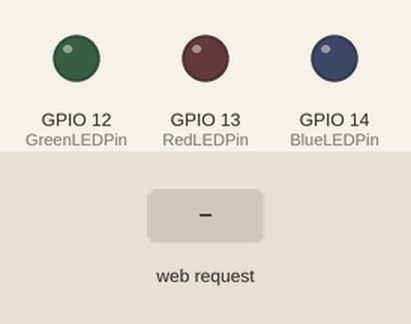
Recording of a sketch running on a simulated ESP8266 (NodeMCU). On the bench: output pins drawn as LEDs (lit = HIGH). The inputs (shaded band) are chosen by the test bench. WiFi joins after 1.5 s; servers stay silent unless stated; what the sketch prints to the serial monitor is not drawn.

Above: at 3.7 s.
3.8 s: HTTP request GET /Red received
At 4.5 s:
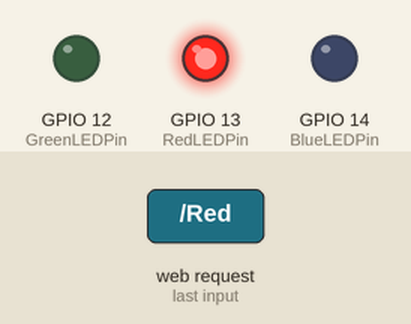
5.3 s: HTTP request GET /Green received
At 5.7 s:
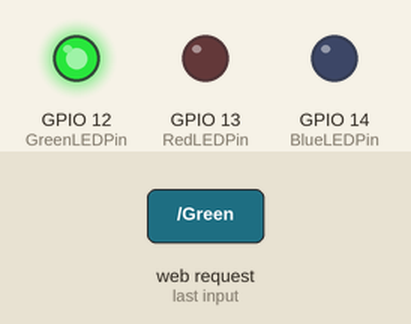
6.8 s: HTTP request GET /Blue received
At 8.0 s:
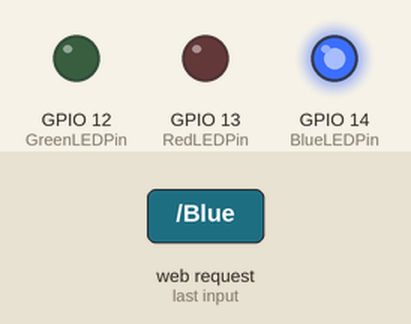
8.3 s: HTTP request GET /Yellow received
At 9.2 s:
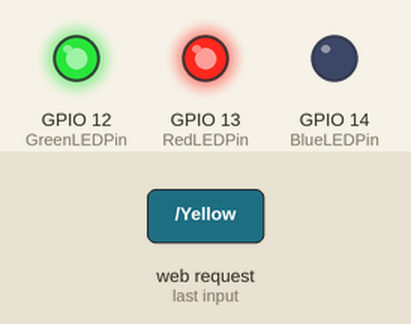
9.8 s: HTTP request GET /Purple received
At 10.3 s:
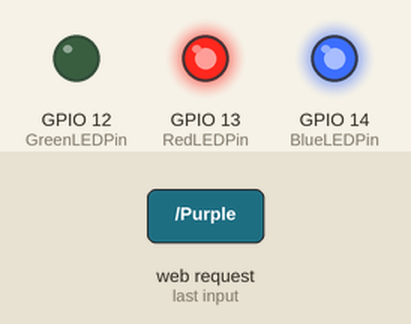
11.3 s: HTTP request GET /Cyan received
At 12.7 s:
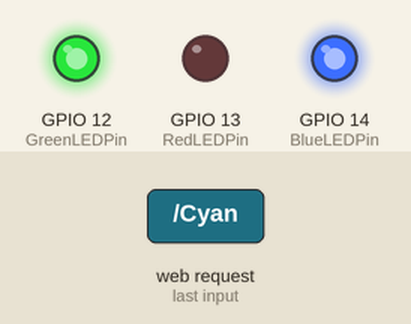
Timing chart, 0 to 13.8 s (numbered marks = the images above; inputs shaded):
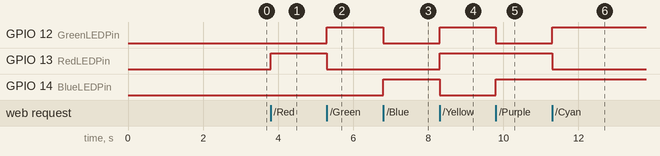

The sketch:

Simple_NodeMCU_Web_Server_LED_Controller.ino
```cpp
#include <ESP8266WiFi.h>
#include <WiFiClient.h>
#include <ESP8266WebServer.h>

// Replace with your network credentials
const char* ssid = "ekwilinjoumase.com";
const char* password = "tessie123";

ESP8266WebServer server(80);

String page = "";
int GreenLEDPin = 12;
int RedLEDPin = 13;
int BlueLEDPin = 14;
void setup(void){
  page = "<!doctype html><html lang=\"en\"><head><meta charset=\"utf-8\"><meta name=\"viewport\" content=\"width=device-width, initial-scale=1, shrink-to-fit=no\"><link rel=\"stylesheet\" href=\"https://stackpath.bootstrapcdn.com/bootstrap/4.3.1/css/bootstrap.min.css\" integrity=\"sha384-ggOyR0iXCbMQv3Xipma34MD+dH/1fQ784/j6cY/iJTQUOhcWr7x9JvoRxT2MZw1T\" crossorigin=\"anonymous\"><title>LED Controller</title></head><body><div class=\"card\"><div class=\"card-header\"> Simple NodeMCU Web Server</div><div class=\"card-body\"><h5 class=\"card-title\">LED Controller</h5><div class=\"btn-group\" role=\"group\" aria-label=\"Basic example\"> <a href=\"All\" class=\"btn btn-primary\">All</a> <a href=\"Red\" class=\"btn btn-primary\">Red</a> <a href=\"Blue\" class=\"btn btn-primary\">Blue</a> <a href=\"Green\" class=\"btn btn-primary\">Green</a> <a href=\"Purple\" class=\"btn btn-primary\">Purple</a> <a href=\"Cyan\" class=\"btn btn-primary\">Cyan</a><a href=\"Yellow\" class=\"btn btn-primary\">Yellow</a>  <a href=\"Off\" class=\"btn btn-primary\">Off</a></div></div></div></body></html>";
  pinMode(GreenLEDPin, OUTPUT);
  pinMode(RedLEDPin, OUTPUT);
  pinMode(BlueLEDPin, OUTPUT);
  digitalWrite(GreenLEDPin, LOW);
  digitalWrite(RedLEDPin, LOW);
  digitalWrite(BlueLEDPin, LOW);
  delay(1000);
  Serial.begin(115200);
  WiFi.begin(ssid, password);
  Serial.println("");
  Serial.println("Connecting to WiFi...");

  while (WiFi.status() != WL_CONNECTED) {
    delay(500);
    Serial.print(".");
  }
  Serial.println("");
  Serial.print("Connected to ");
  Serial.println(ssid);
  Serial.print("IP address: ");
  Serial.println(WiFi.localIP());

  server.on("/", [](){
    server.send(200, "text/html", page);
  });
  server.on("/Red", [](){
    server.send(200, "text/html", page);
    digitalWrite(RedLEDPin, HIGH);
    digitalWrite(GreenLEDPin, LOW);
    digitalWrite(BlueLEDPin, LOW);
  });
  server.on("/Green", [](){
    server.send(200, "text/html", page);
    digitalWrite(RedLEDPin, LOW);
    digitalWrite(GreenLEDPin, HIGH);
    digitalWrite(BlueLEDPin, LOW);
  });
  server.on("/Blue", [](){
    server.send(200, "text/html", page);
    digitalWrite(RedLEDPin, LOW);
    digitalWrite(GreenLEDPin, LOW);
    digitalWrite(BlueLEDPin, HIGH);
  });
  server.on("/Yellow", [](){
    server.send(200, "text/html", page);
    digitalWrite(RedLEDPin, HIGH);
    digitalWrite(GreenLEDPin, HIGH);
    digitalWrite(BlueLEDPin, LOW);
  });
  server.on("/Purple", [](){
    server.send(200, "text/html", page);
    digitalWrite(RedLEDPin, HIGH);
    digitalWrite(GreenLEDPin, LOW);
    digitalWrite(BlueLEDPin, HIGH);
  });
  server.on("/Cyan", [](){
    server.send(200, "text/html", page);
    digitalWrite(RedLEDPin, LOW);
    digitalWrite(GreenLEDPin, HIGH);
    digitalWrite(BlueLEDPin, HIGH);
  });
  server.on("/All", [](){
    server.send(200, "text/html", page);
    digitalWrite(RedLEDPin, HIGH);
    digitalWrite(GreenLEDPin, HIGH);
    digitalWrite(BlueLEDPin, HIGH);
  });
  server.on("/Off", [](){
    server.send(200, "text/html", page);
    digitalWrite(RedLEDPin, LOW);
    digitalWrite(GreenLEDPin, LOW);
    digitalWrite(BlueLEDPin, LOW);
    delay(1000);
  });
  server.begin();
  Serial.println("Web server started!");
}

void loop(void){
  server.handleClient();
}
```

Measured:
- after the input at 3.8 s, GPIO 13 (RedLEDPin): LOW → HIGH at once
- after the input at 5.3 s, GPIO 12 (GreenLEDPin): LOW → HIGH at once; GPIO 13 (RedLEDPin): HIGH → LOW at once
- after the input at 6.8 s, GPIO 12 (GreenLEDPin): HIGH → LOW at once; GPIO 14 (BlueLEDPin): LOW → HIGH at once
- after the input at 8.3 s, GPIO 12 (GreenLEDPin), GPIO 13 (RedLEDPin): LOW → HIGH at once; GPIO 14 (BlueLEDPin): HIGH → LOW at once
- after the input at 9.8 s, GPIO 12 (GreenLEDPin): HIGH → LOW at once; GPIO 14 (BlueLEDPin): LOW → HIGH at once
- after the input at 11.3 s, GPIO 12 (GreenLEDPin): LOW → HIGH at once; GPIO 13 (RedLEDPin): HIGH → LOW at once
